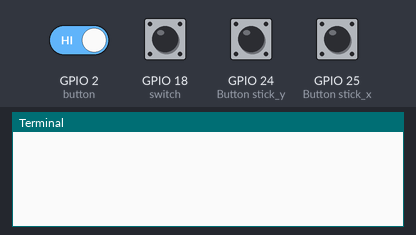
Bench run of a program on a simulated Raspberry Pi (BCM pin numbers). Parts: the last lines printed to the terminal. Inputs (shaded band) come from the test bench; at power-on: GPIO 2 (button), GPIO 18 (switch), GPIO 24 (Button stick_y), GPIO 25 (Button stick_x) HIGH.

Above: at 1.2 s.
1.3 s: GPIO 18 (switch) pulled LOW for 0.15 s
At 1.6 s:
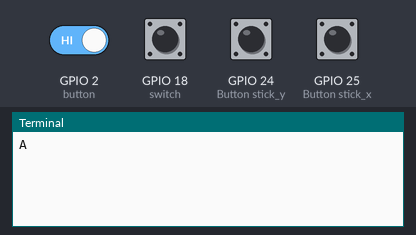
2.9 s: GPIO 24 (Button stick_y) pulled LOW for 0.15 s
At 4.1 s:
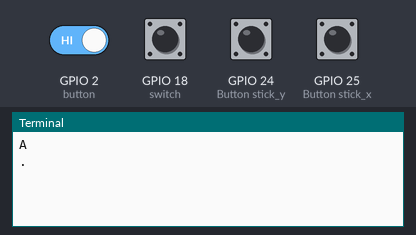
4.5 s: GPIO 25 (Button stick_x) pulled LOW for 0.15 s
At 5.3 s:
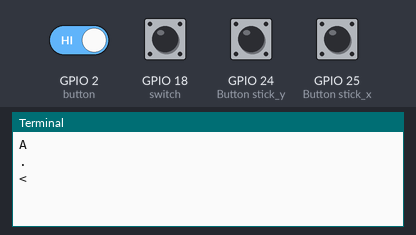
6.1 s: GPIO 2 (button) driven LOW and GPIO 18 (switch) driven LOW
At 6.5 s:
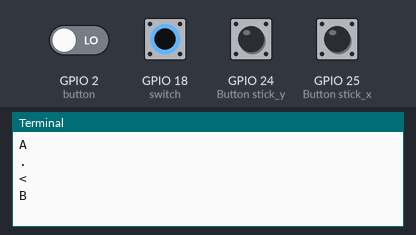
7.6 s: GPIO 24 (Button stick_y) pulled LOW for 1 s
At 8.8 s:
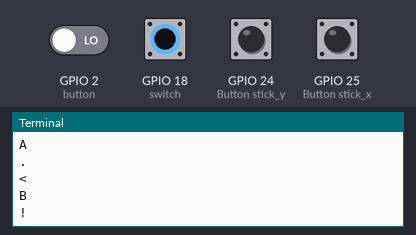
10.1 s: GPIO 25 (Button stick_x) pulled LOW for 1 s
At 10.7 s:
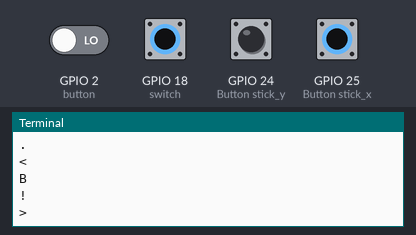

The program:

module-2-gpios.py
```python
from gpiozero import Button
from signal import pause
import os
import time

os.system("clear")

button = Button(2)
switch = Button(18)
stick_y = Button(24)
stick_x = Button(25)

switch_pressed = False
state = 0

def handle_button():
    global state
    state = (state + 1) % 3

def switch_on():
    global switch_pressed
    global state
    if state == 0:
        print('A')
    elif state == 1:
        print('B')
    else:
        print('C')

def stick_y_on():
    global switch_pressed
    global state
    if state == 0:
        print('.')
    elif state == 1:
        print('!')
    else:
        print('?')

def stick_x_on():
    global switch_pressed
    global state
    if state == 0:
        print('<')
    elif state == 1:
        print('>')
    else:
        print('=')

button.when_pressed = handle_button
stick_y.when_pressed = stick_y_on
stick_x.when_pressed = stick_x_on

switch.when_pressed = switch_on


pause()
```

Measured:
- after the input at 1.3 s, the terminal: prints a new line at once (image 1)
- after the input at 2.9 s, the terminal: prints a new line at once (image 2)
- after the input at 4.5 s, the terminal: prints a new line at once (image 3)
- after the input at 6.1 s, the terminal: prints a new line at once (image 4)
- after the input at 7.6 s, the terminal: prints a new line at once (image 5)
- after the input at 10.1 s, the terminal: prints a new line at once (image 6)
